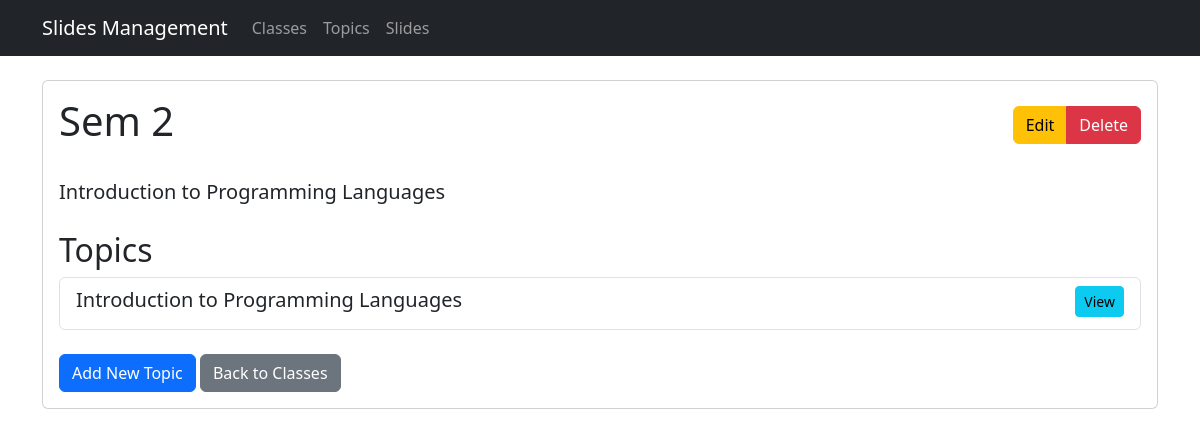
The app's page /class/1/ with its own data.
### topics/models.py (models this page shows, shortened)
class Class(models.Model):
    name = models.CharField(max_length=255)
    description = models.TextField(blank=True, null=True)

class Topic(models.Model):
    class_obj = models.ForeignKey(Class, on_delete=models.CASCADE, related_name="topics")
    title = models.CharField(max_length=255)
    description = models.TextField(blank=True, null=True)

### topics/views.py (the view)
# urls.py: path('class/<int:pk>/', views.ClassDetailView.as_view(), name='class-detail'),
class ClassDetailView(DetailView):
    model = Class
    template_name = 'topics/class_detail.html'
    context_object_name = 'class'

### topics/templates/topics/class_detail.html (shortened to what this page needs)
{% extends 'topics/base.html' %}
{% block content %}
<div class="card">
    <div class="card-body">
        <div class="d-flex justify-content-between align-items-center mb-4">
            <h1>{{ class.name }}</h1>
            <div class="btn-group">
                <a href="{% url 'class-update' class.pk %}" class="btn btn-warning">Edit</a>
                <a href="{% url 'class-delete' class.pk %}" class="btn btn-danger">Delete</a>
            </div>
        </div>
        <p class="lead">{{ class.description }}</p>
        <h2 class="mt-4">Topics</h2>
        <div class="list-group">
            {% for topic in class.topics.all %}
            <div class="list-group-item">
                <div class="d-flex justify-content-between align-items-center">
                    <h5 class="mb-1">{{ topic.title }}</h5>
                    <a href="{% url 'topic-detail' topic.pk %}" class="btn btn-info btn-sm">View</a>
                </div>
            </div>
            {% empty %}
            <p>No topics available for this class.</p>
            {% endfor %}
        </div>
        <div class="mt-4">
            <a href="{% url 'topic-create' %}" class="btn btn-primary">Add New Topic</a>
            <a href="{% url 'class-list' %}" class="btn btn-secondary">Back to Classes</a>
        </div>
    </div>
</div>
{% endblock %}

### records on screen
Class: name "Sem 2", description "Introduction to Programming Languages"
Topic: title "Introduction to Programming Languages"
